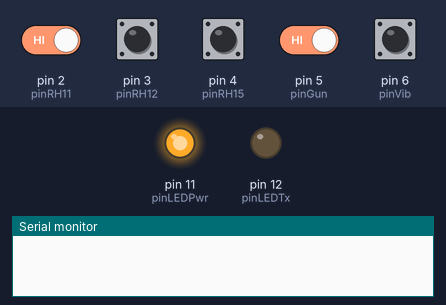
Bench run of a sketch on a simulated Arduino Uno, built with avr-gcc and run on an emulated ATmega328P. Shown: output pins drawn as LEDs (lit = HIGH), the last lines printed to the serial monitor. Dashed ring = blinking. Inputs (shaded band) come from the test bench; at power-on: pin 2 (pinRH11), pin 3 (pinRH12), pin 4 (pinRH15), pin 5 (pinGun), pin 6 (pinVib) HIGH.

Above: at 2.6 s.
2.7 s: pin 2 (pinRH11) driven LOW and pin 5 (pinGun) driven LOW
At 3.75 s:
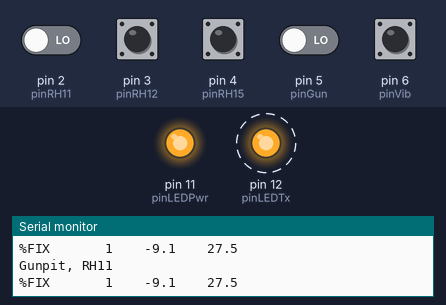
6.6 s: pin 2 (pinRH11) driven HIGH
At 7.3 s:
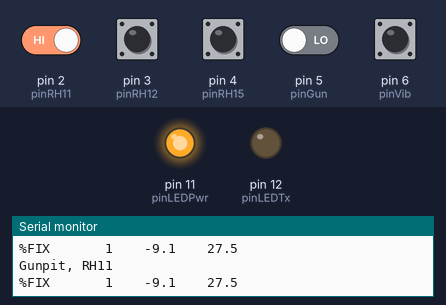
8.1 s: pin 4 (pinRH15) pulled LOW for 1.1 s
At 8.55 s:
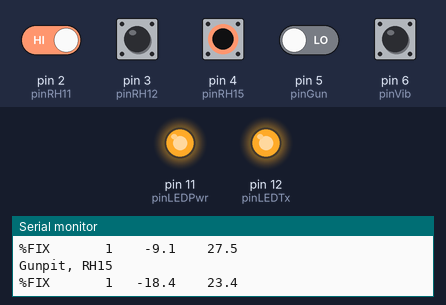
13.3 s: pin 2 (pinRH11) driven LOW
At 14.8 s:
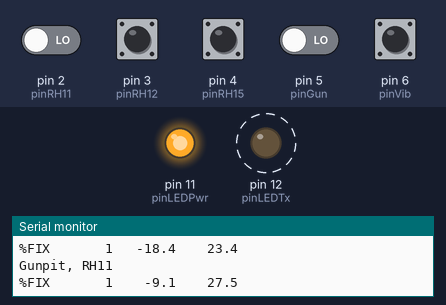
17.2 s: pin 3 (pinRH12) pulled LOW for 1.1 s
Timing chart, 0 to 21.7 s (numbered marks = the images above; inputs shaded):
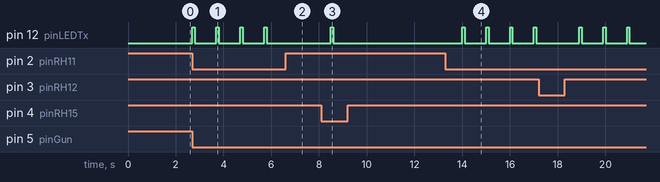

Measured:
- after the input at 2.7 s, pin 12 (pinLEDTx): alternates HIGH for 0.10 s and LOW for 0.90 s, starting at once
- after the input at 6.6 s, pin 12 (pinLEDTx): stops changing and stays LOW
- after the input at 8.1 s, pin 12 (pinLEDTx): LOW → HIGH after 0.40 s, → LOW 0.10 s later
- after the input at 13.3 s, pin 12 (pinLEDTx): alternates HIGH for 0.10 s and LOW for 0.90 s, starting after 0.70 s

The sketch:

nav_fix_v1.5.ino
```cpp
/*
  %FIX Navigation Fix for ACQ

  Arduino to broadcast a nav fix every second via serial communication
  to a comm port on laptop and read by ACQ software and saved in journal.
  The serial string need to be 28 characters long and begin with %FIX. The
  next 8 charcters is an int of fix number. The next 8 chars are a 8 wide
  float to 1 dec precision for SCX, easting in meters relative to wellhead.
  The enxt 8 chars are a 8 wide float to 1 dec precision for SCY, northing
  in meters relativee to wellhead.


  modified 03/03/2020
  Updated gun pit coordinates
  by Ben Sherwell
*/

#include <stdio.h> // for function sprintf

//declare variables
const int pinRH11 =  2;
const int pinRH12 =  3;
const int pinRH15 =  4;
const int pinGun =  5;
const int pinVib =  6;

const int pinLEDPwr = 11;
const int pinLEDTx = 12;

int stateRH11 = 0;
int stateRH12 = 0;
int stateRH15 = 0;
int stateGun = 0;
int stateVib = 0;


void setup() {

  //assign pins, pulling digital pins to GND when switched.
  pinMode(pinRH11, INPUT_PULLUP);
  pinMode(pinRH12, INPUT_PULLUP);
  pinMode(pinRH15, INPUT_PULLUP);
  pinMode(pinGun, INPUT_PULLUP);
  pinMode(pinVib, INPUT_PULLUP);

  //Power and Serial TX LEDs
  pinMode(pinLEDPwr, OUTPUT);
  pinMode(pinLEDTx, OUTPUT);


  digitalWrite(pinLEDPwr, HIGH);  // Set Power pin HIGH when finished setup

  Serial.begin(9600); // open the serial port at 9600 bps:
}

void loop() {

  // get status of digital pins
  stateRH11 = digitalRead(pinRH11);
  stateRH12 = digitalRead(pinRH12);
  stateRH15 = digitalRead(pinRH15);
  stateGun = digitalRead(pinGun);
  stateVib = digitalRead(pinVib);

  // Check to see if only a single source is selected
  if (stateGun == LOW && stateVib == LOW){
    Serial.println ("Select only 1 source position");
  }

  // Check to see if only a single wellID is selected
  else if (stateRH11 == LOW && stateRH12 == LOW){
    Serial.println ("Select only 1 well position");
  }
  else if (stateRH11 == LOW && stateRH15 == LOW){
    Serial.println ("Select only 1 well position");
  }
  else if (stateRH12 == LOW && stateRH15 == LOW){
    Serial.println ("Select only 1 well position");
  }

  else if (stateGun == LOW){

    if (stateRH11 == LOW){
      Serial.println("Gunpit, RH11");
      unsigned long fix = 1;
      float relEasting = -9.1;
      float relNorthing = 27.5;
      printFix(fix, relEasting, relNorthing);
      flashTxLED();

    } else if (stateRH12 == LOW){
      Serial.println("Gunpit, RH12");
      unsigned long fix = 1;
      float relEasting = -0.1;
      float relNorthing = 30.9;
      printFix(fix, relEasting, relNorthing);
      flashTxLED();

    } else if (stateRH15 == LOW){
      Serial.println("Gunpit, RH15");
      unsigned long fix = 1;
      float relEasting = -18.4;
      float relNorthing = 23.4;
      printFix(fix, relEasting, relNorthing);
      flashTxLED();
    }
  }

  else if (stateVib == LOW){

    if (stateRH11 == LOW){
      Serial.println("Graveyard, RH11");
      unsigned long fix = 1;
      float relEasting = 120.5;
      float relNorthing = 7.0;
      printFix(fix, relEasting, relNorthing);
      flashTxLED();

    } else if (stateRH12 == LOW){
      Serial.println("Graveyard, RH12");
      unsigned long fix = 1;
      float relEasting = 129.6;
      float relNorthing = 10.5;
      printFix(fix, relEasting, relNorthing);
      flashTxLED();

    } else if (stateRH15 == LOW){
      Serial.println("Graveyard, RH15");
      unsigned long fix = 1;
      float relEasting = 111.3;
      float relNorthing = 3.0;
      printFix(fix, relEasting, relNorthing);
      flashTxLED();
    }
  }
  delay(900);
}


void printFix(unsigned long fix, float SCX, float SCY){

  //Print %FIX identifier at front of string
  Serial.print("%FIX");

  //Print fix long integer of 8 chars wide. Use sprintf to add buffer spaces

  char bufferFIX[10];
  sprintf(bufferFIX, "%8lu", fix);   // print with leading spaces
  Serial.print(bufferFIX);

  //Print X coord float of 1 decimal precision 8 chars wide. Use dtostrf to add buffer spaces
  char bufferX[10];
  dtostrf(SCX,8,1,bufferX);
  Serial.print(bufferX);

  //Print Y coord float of 1 decimal precision 8 chars wide. Use dtostrf to add buffer spaces
  char bufferY[10];
  dtostrf(SCY,8,1,bufferY);
  Serial.print(bufferY);

  //Print a new line
  Serial.print("\n");

}

void flashTxLED(){
  digitalWrite(pinLEDTx, HIGH);
  delay(100);
  digitalWrite(pinLEDTx, LOW);
}
```
